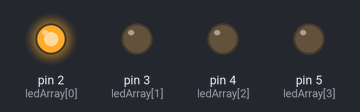
Recording of a sketch running on a simulated Arduino Uno, built with avr-gcc and run on an emulated ATmega328P. Parts: output pins drawn as LEDs (lit = HIGH).

Above: at 0.2 s.
At 1.3 s:
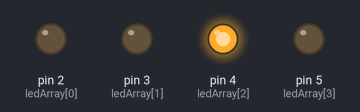
At 2.17 s:
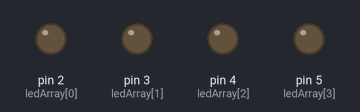
At 3.0 s:
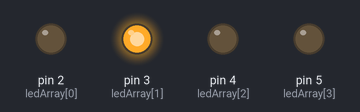
At 4.1 s:
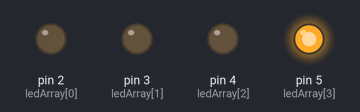
Timing chart, 0 to 5.1 s (numbered marks = the images above):
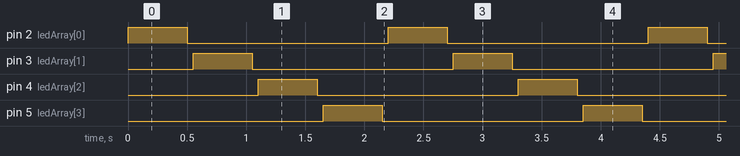

The sketch:

sketch_feb19e.ino
```cpp
const byte ledArray[] = {2,3,4,5};

void setup() {
  // put your setup code here, to run once:
 for (int x=0; x<4; x++){
    pinMode(ledArray[x],OUTPUT);
  }
}

void loop() {
  // put your main code here, to run repeatedly:
  for (int x=0; x<4; x++){
    digitalWrite(ledArray[x],HIGH);
    delay(500);
    digitalWrite(ledArray[x],LOW);
    delay(50);
  }
}
```

Measured:
- by itself, pin 2 (ledArray[0]), pin 3 (ledArray[1]), pin 4 (ledArray[2]), pin 5 (ledArray[3]): alternates HIGH for 0.50 s and LOW for 1.7 s
- by itself, everything shown: repeats every 2.2 s, in 8 steps
